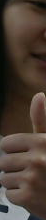
#> input picture rgbdata/526abbie/526abbiepic3676.png, 46 x 220 px, given in place of the camera
$ python 2detect_hand.py 526abbie/526abbiepic3676.png 5   (Python 2 division)   (older library calls are emulated)
#> lines starting #> are read from the running program, lines starting #| are printed output that depends on the picture; after the words box and inside, x2 and y2 are one past the last pixel; in counts of white or black regions, pixels touching at a corner belong together
import cv2
import numpy as np
import time
import sys

#Open Camera object
#cap = cv2.VideoCapture(0) #using webcam
cap = cv2.VideoCapture(0)

#Decrease frame size
cap.set(cv2.cv.CV_CAP_PROP_FRAME_WIDTH, 1000)
cap.set(cv2.cv.CV_CAP_PROP_FRAME_HEIGHT, 600)

def nothing(x):
    pass

# [10 lines of commented-out code are left out]
def FindDistance(A,B):
    return np.sqrt(np.power((A[0][0]-B[0][0]),2) + np.power((A[0][1]-B[0][1]),2))

count = int(sys.argv[2])
while(1):
    # Capture frame-by-frame
    ret, frame = cap.read()
#> frame is the input picture: shape (220, 46, 3); mean B, G, R 51.3, 61.8, 76.4
    cv2.rectangle(frame,(500,0),(500,600),(255,0,0),2)
    frame = frame[:,:frame.shape[1]/2,:]
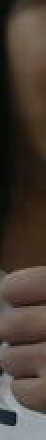
#> frame: shape (220, 23, 3) (shown 2 times larger); mean B, G, R 53.7, 62.4, 73
    blur = cv2.blur(frame,(3,3))
    hsv = cv2.cvtColor(blur,cv2.COLOR_BGR2HSV)
#> hsv: shape (220, 23, 3); mean H, S, V 24.6, 91, 74.3
    #Create a binary image with where white will be skin colors and rest is black
    mask2 = cv2.inRange(hsv,np.array([2,50,50]),np.array([15,255,255]))
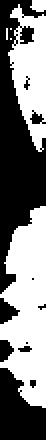
#> mask2: shape (220, 23) (shown 2 times larger); 49.6% white; 6 white regions (3 under 20 px), largest, box (x1, y1, x2, y2) and area: (0, 103, 23, 204) 1630, (4, 2, 23, 76) 834, (15, 0, 23, 6) 40
    #Kernel matrices for morphological transformation
    kernel_square = np.ones((11,11),np.uint8)
    kernel_ellipse= cv2.getStructuringElement(cv2.MORPH_ELLIPSE,(5,5))
    dilation = cv2.dilate(mask2,kernel_ellipse,iterations = 1)
#> dilation: shape (220, 23); 63.5% white; 9 black regions (4 under 20 px), largest, box (x1, y1, x2, y2) and area: (0, 0, 23, 130) 1260, (0, 186, 23, 220) 496, (0, 152, 6, 160) 32, (0, 133, 6, 144) 24, (0, 172, 4, 179) 21
    erosion = cv2.erode(dilation,kernel_square,iterations = 1)
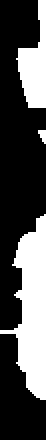
#> erosion: shape (220, 23) (shown 2 times larger); 31.4% white; 3 white regions (1 under 20 px), largest, box (x1, y1, x2, y2) and area: (0, 107, 23, 200) 1115, (8, 0, 23, 54) 455
    dilation2 = cv2.dilate(erosion,kernel_ellipse,iterations = 1)
#> dilation2: shape (220, 23); 40.3% white; 3 white regions, box (x1, y1, x2, y2) and area: (0, 105, 23, 202) 1381, (6, 0, 23, 56) 610, (17, 63, 23, 74) 50
    filtered = cv2.medianBlur(dilation2,5)
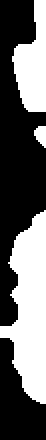
#> filtered: shape (220, 23) (shown 2 times larger); 40.3% white; 3 white regions, box (x1, y1, x2, y2) and area: (0, 105, 23, 202) 1383, (6, 0, 23, 56) 609, (17, 63, 23, 74) 47
    kernel_ellipse= cv2.getStructuringElement(cv2.MORPH_ELLIPSE,(8,8))
    dilation2 = cv2.dilate(filtered,kernel_ellipse,iterations = 1)
#> dilation2: shape (220, 23); 56.9% white; 2 black regions, box (x1, y1, x2, y2) and area: (0, 0, 23, 160) 1624, (0, 173, 23, 220) 557
    kernel_ellipse= cv2.getStructuringElement(cv2.MORPH_ELLIPSE,(5,5))
    dilation3 = cv2.dilate(filtered,kernel_ellipse,iterations = 1)
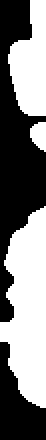
#> dilation3: shape (220, 23) (shown 2 times larger); 49.4% white; 3 white regions, box (x1, y1, x2, y2) and area: (0, 103, 23, 204) 1642, (4, 0, 23, 58) 767, (15, 61, 23, 76) 90
    median = cv2.medianBlur(dilation2,5)
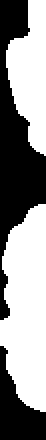
#> median: shape (220, 23) (shown 2 times larger); 57% white; 2 black regions
    ret,thresh = cv2.threshold(median,127,255,0)
    #Find contours of the filtered frame
    contours, hierarchy = cv2.findContours(thresh,cv2.RETR_TREE,cv2.CHAIN_APPROX_SIMPLE)
#> contours = 2 contours; box (x1, y1, x2, y2) and area: (0, 102, 23, 206) 1754, (3, 0, 23, 78) 934
    max_area=100
    ci=0
    if len(contours)==0:
        continue
    for i in range(len(contours)):
        cnt=contours[i]
        area = cv2.contourArea(cnt)
        if(area>max_area):
            max_area=area
            ci=i
#> this loop made 2 passes
#> (area, max_area, ci) on pass 1: (1754, 1754, 0)
#> area on pass 2: 933.5
#> after the loop, ci = 0; max_area = 1754

        #Largest area contour
    cnts = contours[ci]
#> cnts = contour of 68 points, box (x1, y1, x2, y2) (0, 102, 23, 206), area 1754


    x,y,w,h = cv2.boundingRect(cnts)
#> x = 0; y = 102; w = 23; h = 104
    # [5 lines of commented-out code are left out]
    frame = frame[y:y+h,x:x+w]
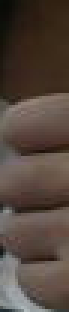
#> frame: shape (104, 23, 3) (shown 3 times larger); mean B, G, R 61.1, 69.9, 84
    # Display the resulting frame
    cv2.imshow('frame', frame)
    filename = sys.argv[1]+'pic'+str(count)+'.png'
    count = count +1
    cv2.imwrite(filename, frame)
    if cv2.waitKey(1) & 0xFF == ord('q'):
#> (key q is pressed here)
        break

cap.release()
cv2.destroyAllWindows()

$ run again, on rgbdata/526abbie/526abbiepic3688.png
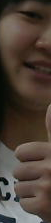
#> input picture rgbdata/526abbie/526abbiepic3688.png, 51 x 223 px, given in place of the camera
#> frame is the input picture: shape (223, 51, 3); mean B, G, R 55.3, 65.2, 78
#> hsv: shape (223, 25, 3); mean H, S, V 31.8, 83.5, 78.3
#> `mask2 = cv2.inRange(hsv,np.array([2,50,50]),np.array([15,255,255]))`:
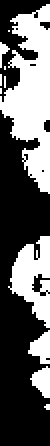
#> mask2: shape (223, 25) (shown 2 times larger); 38.9% white; 11 white regions (6 under 20 px), largest, box (x1, y1, x2, y2) and area: (0, 2, 25, 97) 1359, (4, 118, 25, 164) 537, (14, 165, 25, 182) 116, (15, 183, 25, 199) 103, (0, 21, 5, 34) 27
#> dilation: shape (223, 25); 53.7% white; 7 black regions (4 under 20 px), largest, box (x1, y1, x2, y2) and area: (0, 60, 25, 223) 2377, (0, 0, 23, 23) 173, (3, 35, 8, 42) 20
#> erosion: shape (223, 25); 20.8% white; 4 white regions, box (x1, y1, x2, y2) and area: (0, 7, 25, 67) 670, (9, 122, 25, 157) 342, (15, 69, 25, 92) 111, (21, 171, 25, 194) 37
#> filtered: shape (223, 25); 29.9% white; 3 white regions, box (x1, y1, x2, y2) and area: (0, 5, 25, 94) 1116, (7, 120, 25, 159) 453, (20, 169, 25, 196) 97
#> dilation3: shape (223, 25); 38.5% white; 3 white regions, box (x1, y1, x2, y2) and area: (0, 3, 25, 96) 1404, (5, 118, 25, 161) 574, (18, 167, 25, 198) 171
#> median: shape (223, 25); 46.2% white; 3 white regions
#> contours = 3 contours; box (x1, y1, x2, y2) and area: (0, 2, 25, 98) 1532, (4, 117, 25, 163) 642, (17, 166, 25, 200) 202
#> the loop `for i in range(len(contours)):` made 3 passes
#> (area, max_area) on passes 1 to 3: (202, 202), (641.5, 641.5), (1532, 1532)
#> after the loop `for i in range(len(contours)):`: ci = 2; max_area = 1532
#> cnts = contour of 63 points, box (x1, y1, x2, y2) (0, 2, 25, 98), area 1532
#> x = 0; y = 2; w = 25; h = 96
#> `frame = frame[y:y+h,x:x+w]`:
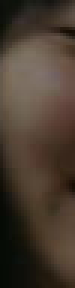
#> frame: shape (96, 25, 3) (shown 3 times larger); mean B, G, R 47, 59, 72.2

$ run again, on rgbdata/526abbie/526abbiepic3832.png
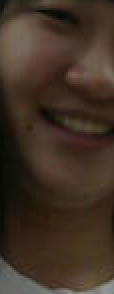
#> input picture rgbdata/526abbie/526abbiepic3832.png, 57 x 147 px, given in place of the camera (shown 2 times larger)
#> frame is the input picture: shape (147, 57, 3); mean B, G, R 37.8, 50.2, 65.1
#> hsv: shape (147, 28, 3); mean H, S, V 17.3, 113.5, 61.3
#> `mask2 = cv2.inRange(hsv,np.array([2,50,50]),np.array([15,255,255]))`:
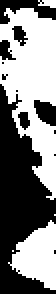
#> mask2: shape (147, 28) (shown 2 times larger); 50.9% white; 12 black regions (6 under 20 px), largest, box (x1, y1, x2, y2) and area: (0, 42, 28, 147) 1603, (0, 0, 28, 12) 173, (17, 50, 28, 63) 102, (0, 20, 8, 30) 49, (6, 13, 14, 23) 45, (9, 56, 15, 65) 37
#> dilation: shape (147, 28); 66.4% white; 8 black regions (5 under 20 px), largest, box (x1, y1, x2, y2) and area: (0, 46, 28, 147) 1263, (19, 52, 28, 61) 47, (0, 0, 17, 5) 45
#> erosion: shape (147, 28); 28.3% white; 4 white regions (1 under 20 px), largest, box (x1, y1, x2, y2) and area: (0, 7, 28, 56) 766, (9, 115, 28, 141) 265, (19, 65, 28, 91) 127
#> filtered: shape (147, 28); 38.9% white; 4 white regions, box (x1, y1, x2, y2) and area: (0, 6, 28, 58) 1003, (7, 113, 28, 143) 363, (17, 64, 28, 93) 207, (0, 13, 6, 19) 30
#> dilation3: shape (147, 28); 49.7% white; 3 white regions, box (x1, y1, x2, y2) and area: (0, 4, 28, 60) 1271, (5, 111, 28, 145) 472, (15, 62, 28, 95) 302
#> median: shape (147, 28); 59.2% white; 4 black regions (1 under 20 px)
#> contours = 2 contours; box (x1, y1, x2, y2) and area: (0, 3, 28, 97) 1726, (4, 110, 28, 147) 552
#> the loop `for i in range(len(contours)):` made 2 passes
#> (area, max_area, ci) on passes 1 to 2: (552, 552, 0), (1725.5, 1725.5, 1)
#> after the loop `for i in range(len(contours)):`: ci = 1; max_area = 1725.5
#> cnts = contour of 56 points, box (x1, y1, x2, y2) (0, 3, 28, 97), area 1726
#> x = 0; y = 3; w = 28; h = 94
#> `frame = frame[y:y+h,x:x+w]`:
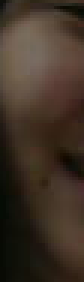
#> frame: shape (94, 28, 3) (shown 3 times larger); mean B, G, R 38.5, 50.3, 64.2

$ run again, on rgbdata/526abbie/526abbiepic4032.png
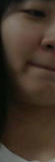
#> input picture rgbdata/526abbie/526abbiepic4032.png, 55 x 162 px, given in place of the camera
#> frame is the input picture: shape (162, 55, 3); mean B, G, R 40.4, 52.7, 66.4
#> hsv: shape (162, 27, 3); mean H, S, V 21.8, 102.3, 58.9
#> mask2: shape (162, 27); 42.8% white; 8 white regions (5 under 20 px), largest, box (x1, y1, x2, y2) and area: (0, 3, 27, 95) 1342, (10, 122, 27, 159) 501, (22, 116, 27, 123) 21
#> dilation: shape (162, 27); 55.6% white; 4 black regions (2 under 20 px), largest, box (x1, y1, x2, y2) and area: (0, 42, 27, 162) 1687, (0, 0, 24, 28) 250
#> erosion: shape (162, 27); 25.1% white; 2 white regions, box (x1, y1, x2, y2) and area: (0, 9, 27, 89) 819, (13, 126, 27, 153) 279
#> filtered: shape (162, 27); 34.4% white; 2 white regions, box (x1, y1, x2, y2) and area: (0, 7, 27, 91) 1124, (11, 125, 27, 155) 380
#> dilation3: shape (162, 27); 43.1% white; 2 white regions, box (x1, y1, x2, y2) and area: (0, 5, 27, 93) 1396, (9, 123, 27, 157) 491
#> median: shape (162, 27); 50.3% white; 2 black regions
#> contours = 2 contours; box (x1, y1, x2, y2) and area: (0, 4, 27, 95) 1498, (8, 122, 27, 159) 548
#> the loop `for i in range(len(contours)):` made 2 passes
#> (area, max_area, ci) on passes 1 to 2: (547.5, 547.5, 0), (1497.5, 1497.5, 1)
#> after the loop `for i in range(len(contours)):`: ci = 1; max_area = 1497.5
#> cnts = contour of 61 points, box (x1, y1, x2, y2) (0, 4, 27, 95), area 1498
#> x = 0; y = 4; w = 27; h = 91
#> `frame = frame[y:y+h,x:x+w]`:
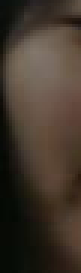
#> frame: shape (91, 27, 3) (shown 3 times larger); mean B, G, R 44, 54.9, 66.3
